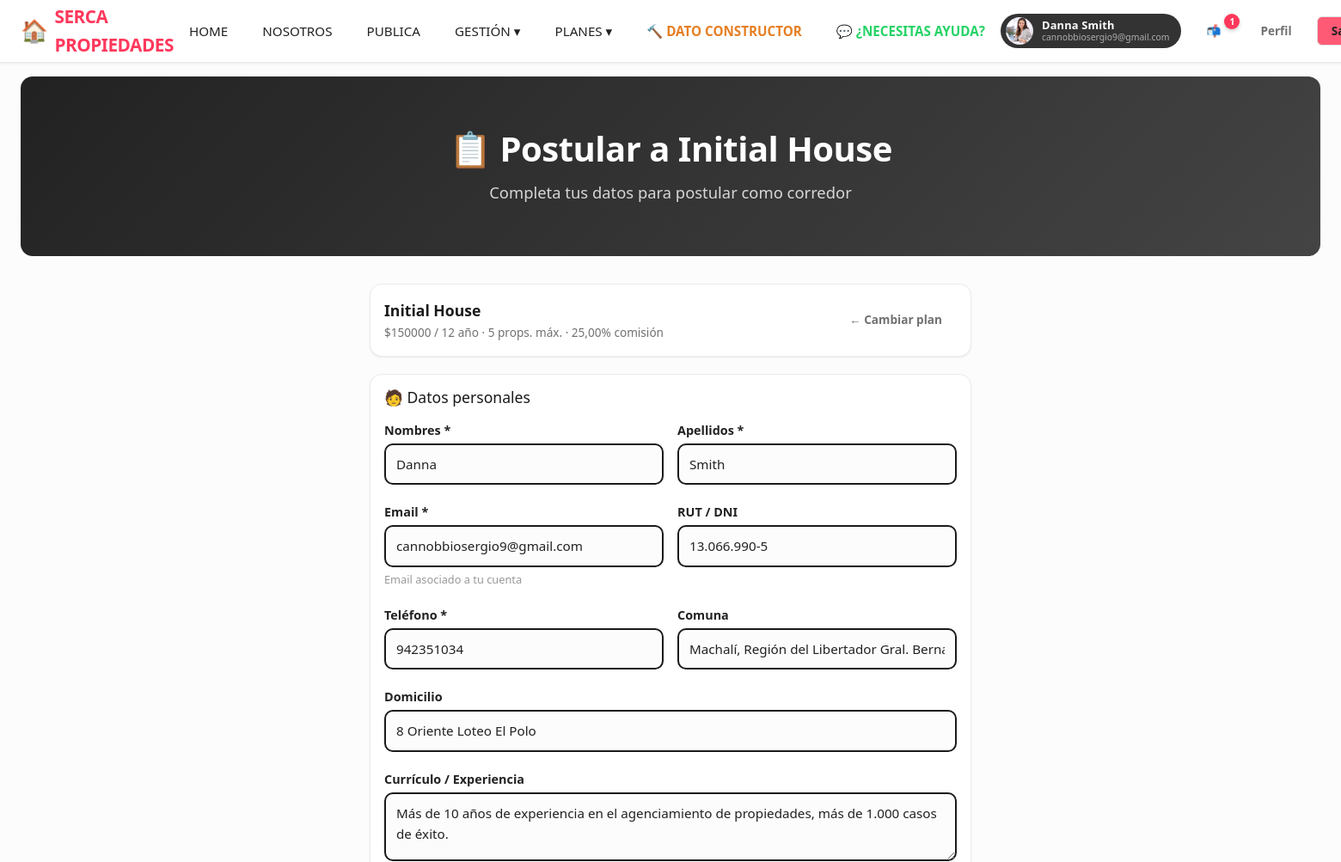
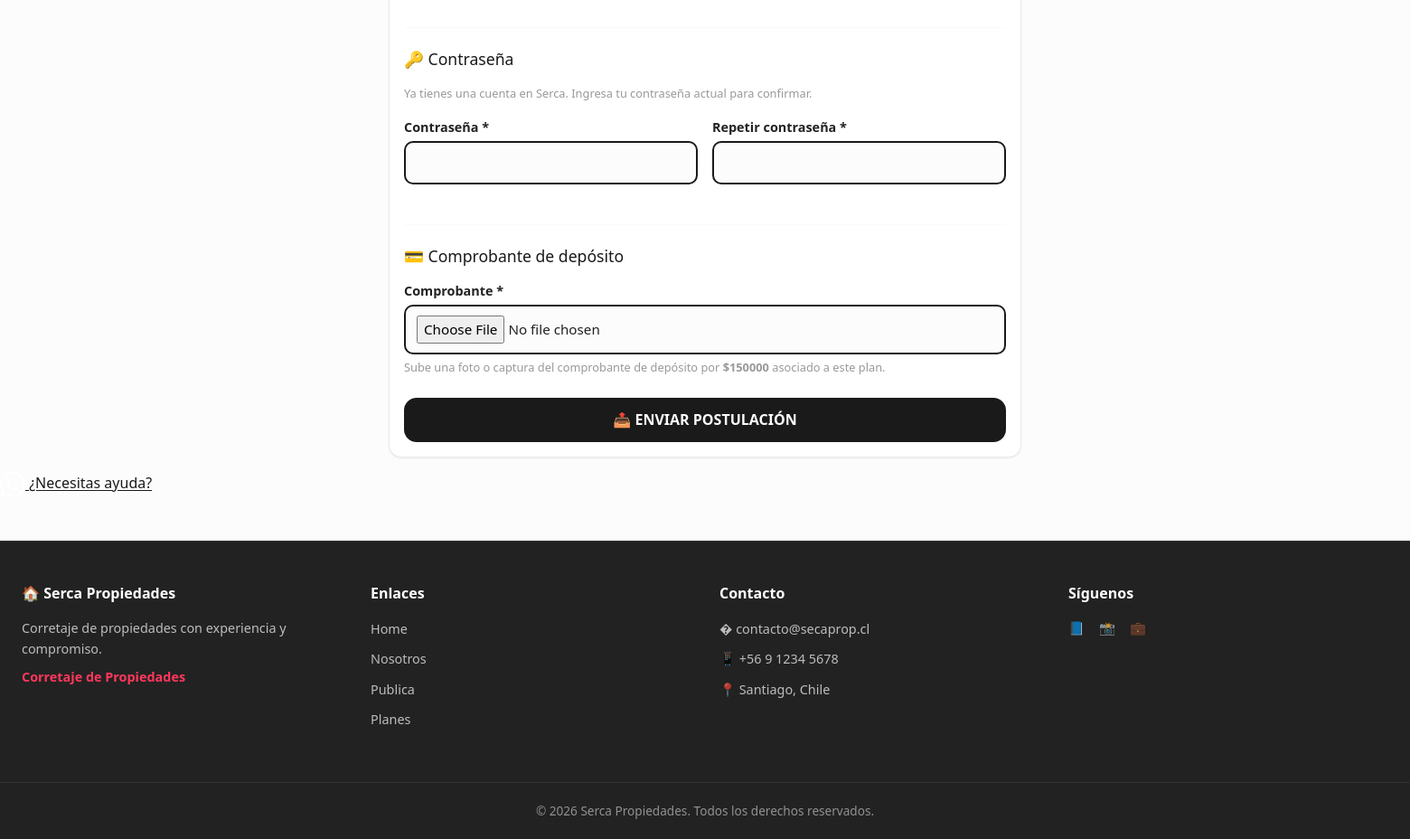
Screenshot of /postular/1/ (signed in) with the database file from the repository (2 pictures, top to bottom).
### a00seg/models.py (models this page shows, shortened)
class User(AbstractUser):
    ROL_CHOICES = [
        ("superadmin", "Superadmin"),
        ("gerente", "Gerente"),
        ("corredor", "Corredor"),
        ("base", "Usuario Base"),
    ]
    rol = models.CharField(max_length=20, choices=ROL_CHOICES, default="base", verbose_name="Rol")
    dni = models.CharField(max_length=20, unique=True, blank=True, null=True, verbose_name="RUT/DNI")
    cel_phone = models.CharField(max_length=20, blank=True, verbose_name="Teléfono celular")
    foto = models.ImageField(
        upload_to="usuarios/",
        blank=True,
        null=True,
        verbose_name="Foto",
    )
    domicilio = models.CharField(max_length=255, blank=True, verbose_name="Domicilio")
    curriculo = models.TextField(blank=True, verbose_name="Currículo")
    comuna = models.ForeignKey(
        Comuna, on_delete=models.SET_NULL, blank=True, null=True, verbose_name="Comuna"
    )
    valido_por = models.ForeignKey(
        "self",
        on_delete=models.SET_NULL,
        blank=True,
        null=True,
        verbose_name="Validado por",
        related_name="usuarios_validados",
    ) # Permite acceder a los usuarios validados por un usuario con user.usuarios_validados.all()
    email_confirmado = models.BooleanField(default=False, verbose_name="Email confirmado") # Permite filtrar usuarios con email confirmado usando User.objects.filter(email_confirmado=True)
    class Meta:
        verbose_name = "Usuario"
        verbose_name_plural = "Usuarios"

class PlanSuscripcion(models.Model):
    TIPO_CHOICES = [
        ("corredor", "Corredor"),
        ("vendedor", "Vendedor (Usuario Base)"),
    ]
    nombre = models.CharField(max_length=50, verbose_name="Nombre del plan")
    tipo = models.CharField(max_length=20, choices=TIPO_CHOICES, default="corredor", verbose_name="Tipo de plan")
    precio = models.DecimalField(max_digits=10, decimal_places=2, verbose_name="Precio")
    duracion_meses = models.IntegerField(default=1, verbose_name="Duración (meses)")
    descripcion = models.TextField(blank=True, verbose_name="Descripción")
    activo = models.BooleanField(default=True, verbose_name="Activo")
    max_propiedades_simultaneas = models.PositiveSmallIntegerField(
        default=5, verbose_name="Máx. propiedades simultáneas"
    )
    comision_porcentaje = models.DecimalField(
        max_digits=5, decimal_places=2, default=60.00,
        verbose_name="Comisión (%)",
        help_text="Porcentaje de comisión que recibe el corredor"
    )
    class Meta:
        verbose_name = "Plan de suscripción"
        verbose_name_plural = "Planes de suscripción"

class Comuna(models.Model):
    nombre = models.CharField(max_length=255, verbose_name="Comuna")
    region = models.ForeignKey(
        Region,
        on_delete=models.CASCADE,
        related_name="comunas", # Permite acceder a las comunas de una región con region.comunas.all()
        verbose_name="Región"
    )
    class Meta:
        verbose_name = "Comuna"
        verbose_name_plural = "Comunas"
        ordering = ["nombre"]

### a00seg/views.py (the view, shortened to what this page needs)
# urls.py: path('postular/<int:plan_id>/', views.postular_corredor, name='postular_corredor'),
@login_required
def postular_corredor(request, plan_id):
    plan = get_object_or_404(PlanSuscripcion, id=plan_id, tipo="corredor", activo=True)
    comunas = Comuna.objects.all().order_by("nombre")
    regiones = Region.objects.all()
    return render(request, "postular_corredor.html", {
        "plan": plan,
        "comunas": comunas,
        "regiones": regiones,
        "datos": {},
    })

### templates/postular_corredor.html (shortened to what this page needs)
{% extends "base.html" %}
{% block content %}
<div class="hero-modern">
    <h1>📋 Postular a {{ plan.nombre }}</h1>
    <p>Completa tus datos para postular como corredor</p>
</div>
<div style="max-width:700px;margin:0 auto;">
    <div class="card-modern" style="margin-bottom:20px;">
        <div class="card-modern-body">
            <div style="display:flex;justify-content:space-between;align-items:center;flex-wrap:wrap;gap:8px;">
                <div>
                    <strong style="font-size:1.1rem;">{{ plan.nombre }}</strong>
                    <div style="font-size:0.85rem;color:var(--ds-text-secondary);">
                        ${{ plan.precio|floatformat:0 }} / {{ plan.duracion_meses }} año
                        · {{ plan.max_propiedades_simultaneas }} props. máx.
                        · {{ plan.comision_porcentaje }}% comisión
                    </div>
                </div>
                <a href="{% url 'se_nuestro_agente' %}" class="btn btn-ghost btn-sm">← Cambiar plan</a>
            </div>
        </div>
    </div>
    <div class="card-modern">
        <div class="card-modern-body">
            <form method="POST" enctype="multipart/form-data" class="form-modern">
                <h3 style="margin-bottom:16px;font-size:1.1rem;">🧑 Datos personales</h3>
                <div class="form-row">
                    <div class="form-group">
                        <label>Nombres *</label>
                        <input type="text" name="nombres" required
                               value="{{ datos.nombres|default:user.first_name }}"
                               placeholder="Juan">
                    </div>
                    <div class="form-group">
                        <label>Apellidos *</label>
                        <input type="text" name="apellidos" required
                               value="{{ datos.apellidos|default:user.last_name }}"
                               placeholder="Pérez">
                    </div>
                </div>
                <div class="form-row">
                    <div class="form-group">
                        <label>Email *</label>
                        <input type="email" name="email" required
                               value="{{ datos.email|default:user.email }}"
                               placeholder="tu@email.cl"
                               {% if user.is_authenticated %}readonly{% endif %}>
                        {% if user.is_authenticated %}
                        <div class="form-hint">Email asociado a tu cuenta</div>
                        {% endif %}
                    </div>
                    <div class="form-group">
                        <label>RUT / DNI</label>
                        <input type="text" name="dni"
                               value="{{ datos.dni|default:user.dni }}"
                               placeholder="12.345.678-9">
                    </div>
                </div>
                <div class="form-row">
                    <div class="form-group">
                        <label>Teléfono *</label>
                        <input type="text" name="cel_phone" required
                               value="{{ datos.cel_phone|default:user.cel_phone }}"
                               placeholder="+56 9 1234 5678">
                    </div>
                    <div class="form-group">
                        <label>Comuna</label>
                        <select name="comuna">
                            {% for c in comunas %}
                            <option value="{{ c.id }}" {% if datos.comuna|stringformat:"s" == c.id|stringformat:"s" or user.comuna_id == c.id %}selected{% endif %}>
                                {{ c.nombre }}, {{ c.region.nombre }}
                            </option>
                            {% endfor %}
                        </select>
                    </div>
                </div>
                <div class="form-group">
                    <label>Domicilio</label>
                    <input type="text" name="domicilio"
                           value="{{ datos.domicilio|default:user.domicilio }}"
                           placeholder="Calle y número">
                </div>
                <div class="form-group">
                    <label>Currículo / Experiencia</label>
                    <textarea name="curriculo" placeholder="Cuéntanos sobre ti, tu experiencia en bienes raíces, etc.">{{ datos.curriculo|default:user.curriculo }}</textarea>
                </div>
                <hr style="margin:24px 0;border:none;border-top:1px solid var(--ds-border-light);">
                <h3 style="margin-bottom:16px;font-size:1.1rem;">🔑 Contraseña</h3>
                {% if user.is_authenticated %}
                <div class="form-hint" style="margin-bottom:16px;">
                    Ya tienes una cuenta en Serca. Ingresa tu contraseña actual para confirmar.
                </div>
                {% endif %}
                <div class="form-row">
                    <div class="form-group">
                        <label>Contraseña *</label>
                        <input type="password" name="password" required>
                    </div>
                    <div class="form-group">
                        <label>Repetir contraseña *</label>
                        <input type="password" name="password2" required>
                    </div>
                </div>
                <hr style="margin:24px 0;border:none;border-top:1px solid var(--ds-border-light);">
                <h3 style="margin-bottom:16px;font-size:1.1rem;">💳 Comprobante de depósito</h3>
                <div class="form-group">
                    <label>Comprobante *</label>
                    <input type="file" name="comprobante" accept="image/*" required>
                    <div class="form-hint">Sube una foto o captura del comprobante de depósito por <strong>${{ plan.precio|floatformat:0 }}</strong> asociado a este plan.</div>
                </div>
                <button type="submit" class="btn btn-primary btn-block btn-lg" style="margin-top:24px;">
                    📤 Enviar postulación
                </button>
            </form>
        </div>
    </div>
</div>
{% endblock %}

### templates/base.html (shortened to what this page needs)
{% load static %}
<!DOCTYPE html>
<html lang="es">
<head>
    <link rel="stylesheet" href="https://cdn.jsdelivr.net/npm/bootstrap-icons@1.11.3/font/bootstrap-icons.min.css">
    <link href="https://cdn.jsdelivr.net/npm/bootstrap@5.3.3/dist/css/bootstrap.min.css" rel="stylesheet">
    <link rel="stylesheet" href="{% static 'css/design-system.css' %}">
    <link rel="stylesheet" href="{% static 'css/style.css' %}">
</head>
<body>
    <nav class="navbar-modern">
        <div class="nav-container">
            <a href="{% url 'home' %}" class="nav-logo">
                <span style="font-size:1.6rem;">🏠</span>
                {{ site_name }}
            </a>
            <div class="nav-menu" id="navMenuModern">
                <a href="{% url 'home' %}" class="nav-link">Home</a>
                <a href="{% url 'nosotros' %}" class="nav-link">Nosotros</a>
                {% if user.is_authenticated %}
                    <a href="{% url 'publica' %}" class="nav-link">Publica</a>
                    <div class="nav-dropdown">
                        <a href="{% url 'gestion' %}" class="nav-link dropdown-trigger">Gestión ▾</a>
                    </div>
                {% else %}
                    <a href="{% url 'publica' %}?next=/login/" class="nav-link">Publica</a>
                {% endif %}
                <div class="nav-dropdown">
                    <a href="{% url 'planes' %}" class="nav-link dropdown-trigger">Planes ▾</a>
                </div>
                <a href="{% url 'lista_servicios' %}" class="nav-link" style="color:#e67e22;font-weight:700;">🔨 Dato Constructor</a>
                <a href="https://wa.me/56936916684?text=Hola!%20Tengo%20una%20consulta%20sobre%20SercaProp" target="_blank" class="nav-link" style="color:#25D366;font-weight:600;">💬 ¿Necesitas ayuda?</a>
            </div>
            <div class="nav-actions">
                {% if user.is_authenticated %}
                    <span id="navUserBadge">
                        {% if user.foto %}
                        <span class="navUserBadge-avatar" style="background-image:url('{{ user.foto.url }}');"></span>
                        {% endif %}
                        <span class="navUserBadge-text">
                            <span class="navUserBadge-name">{{ user.get_full_name|default:user.username }}</span>
                            <span class="navUserBadge-email">{{ user.email }}</span>
                        </span>
                    </span>
                    <a href="{% url 'centro_comunicaciones' %}" class="btn btn-ghost btn-sm" style="position:relative;">
                        📬
                        {% if cdc_no_leidos > 0 %}
                        <span style="position:absolute;top:-4px;right:-6px;background:var(--ds-primary);color:white;font-size:0.65rem;font-weight:700;width:18px;height:18px;border-radius:50%;display:flex;align-items:center;justify-content:center;box-shadow:0 2px 4px rgba(0,0,0,0.2);">
                            {{ cdc_no_leidos }}
                        </span>
                        {% endif %}
                    </a>
                    <a href="{% url 'perfil' %}" class="btn btn-ghost btn-sm">Perfil</a>
                    <a href="{% url 'logout' %}" class="btn btn-outline btn-sm">Salir</a>
                {% else %}
                    <a href="{% url 'login' %}" class="btn btn-ghost btn-sm">Ingresar</a>
                    <a href="{% url 'registro' %}" class="btn btn-primary btn-sm">Regístrate</a>
                {% endif %}
            </div>
        </div>
    </nav>
    <main style="max-width:1920px;margin:0 auto;padding:16px 24px;width:100%;">
        {% block content %}{% endblock %}
    </main>
    <a href="https://wa.me/56936916684?text=Hola!%20Tengo%20una%20consulta%20sobre%20SercaProp"
       class="whatsapp-float"
       target="_blank"
       rel="noopener noreferrer"
       aria-label="Contactar por WhatsApp">
        <span class="whatsapp-float-tooltip">¿Necesitas ayuda?</span>
    </a>
    <footer class="footer-modern">
        <div class="footer-modern-container">
            <div>
                <h3>🏠 {{ site_name }}</h3>
                <p style="font-size:0.9rem;color:rgba(255,255,255,0.7);margin-bottom:8px;">
                    Corretaje de propiedades con experiencia y compromiso.
                </p>
                <p style="font-weight:600;color:var(--ds-primary);font-size:0.9rem;">{{ site_slogan }}</p>
            </div>
            <div>
                <h4>Enlaces</h4>
                <ul>
                    <li><a href="{% url 'home' %}">Home</a></li>
                    <li><a href="{% url 'nosotros' %}">Nosotros</a></li>
                    <li><a href="{% url 'publica' %}">Publica</a></li>
                    <li><a href="{% url 'planes' %}">Planes</a></li>
                </ul>
            </div>
            <div>
                <h4>Contacto</h4>
                <ul>
                    <li><span style="color:rgba(255,255,255,0.7);font-size:0.9rem;">� contacto@secaprop.cl</span></li>
                    <li><span style="color:rgba(255,255,255,0.7);font-size:0.9rem;">📱 +56 9 1234 5678</span></li>
                    <li><span style="color:rgba(255,255,255,0.7);font-size:0.9rem;">📍 Santiago, Chile</span></li>
                </ul>
            </div>
            <div>
                <h4>Síguenos</h4>
                <div style="display:flex;gap:16px;font-size:1.5rem;">
                    <a href="#" aria-label="Facebook">📘</a>
                    <a href="#" aria-label="Instagram">📸</a>
                    <a href="#" aria-label="LinkedIn">💼</a>
                </div>
            </div>
        </div>
        <div class="footer-modern-bottom">
            &copy; {% now "Y" %} {{ site_name }}. Todos los derechos reservados.
        </div>
    </footer>
</body>
</html>

### rows the page displays
User: foto (picture), get_full_name "Danna Smith", email "cannobbiosergio9@gmail.com", nombres "Danna", apellidos "Smith", dni "13.066.990-5", cel_phone "942351034", comuna "Machalí, Región del Libertador Gral. Bernardo O'Higgins", domicilio "8 Oriente Loteo El Polo", curriculo "Más de 10 años de experiencia en el agenciamiento de propiedades, más de 1.000 casos de éxito."
PlanSuscripcion: nombre "Initial House", precio "150000", duracion_meses "12", max_propiedades_simultaneas "5", comision_porcentaje "25,00"

### other values shown
{{ site_name }} "SERCA PROPIEDADES"
{{ cdc_no_leidos }} "1"
{{ site_name }} "Serca Propiedades"
{{ site_slogan }} "Corretaje de Propiedades"
